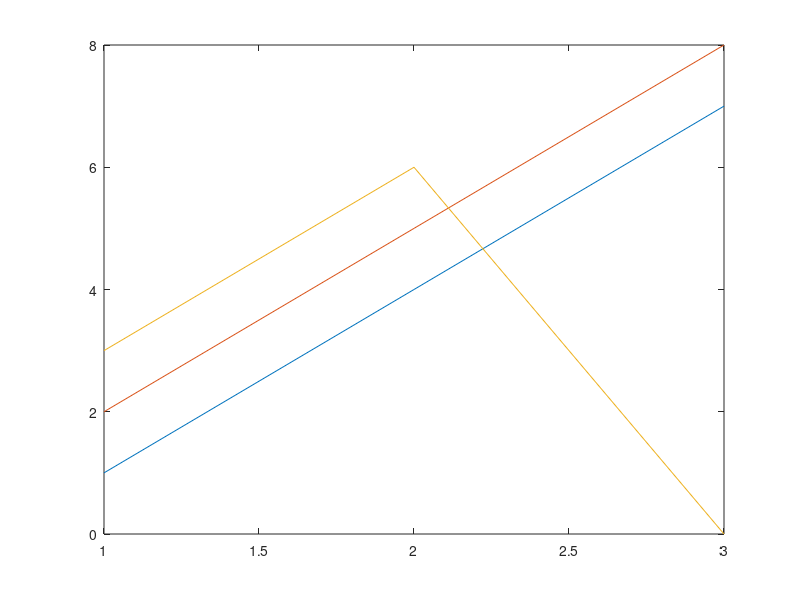

Write MATLAB code to recreate this figure.
#!/usr/bin/octave -q

%octave script file demo made by amoblin at 2010年12月09日 星期四 17时01分39秒

a=[0:0.1:10]
plot(sin(a))

%matrix
A=[1 2 3; 4 5 6; 7 8 0]

%转置 乘法 求逆
B = A' + A*A

%向量或矩阵大小
size(B)

%转置
inv(A)

%vector
b=[1; 0; 2]

c=[2; 4; 6]

%点积
dot(b,c)

%叉积
cross(b,c)

%返回向量长度
length(b)

%左除 Ax=b时计算x
x=A\b


%图形输出
plot(A)

% 3x2的随机矩阵[0-1]
B = rand(3,3)

%单位矩阵
C = eye(3)

%显示所有变量
who

%自由输入
disp("Hello, World!")

%清除A变量
clear A

%清除所有变量
clear all

